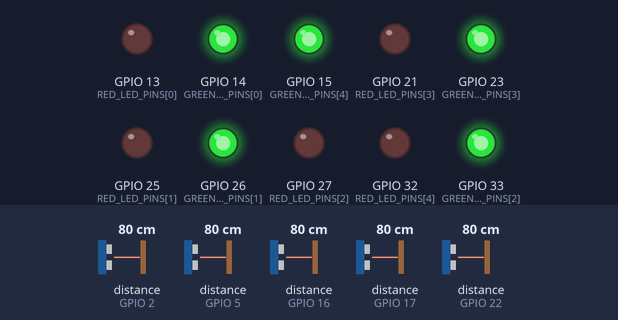
The sketch below on a simulated ESP32. Shown: output pins drawn as LEDs (lit = HIGH). The test bench sets the inputs (shaded band); at power-on: distance to the obstacle (sensors on GPIO 2, GPIO 5, GPIO 16, GPIO 17, GPIO 22) 80 cm. The echo pulse lasts 58.3 µs per cm; WiFi joins after 1.5 s; servers stay silent unless stated; pins used as bus, display or sensor lines are not drawn; what the sketch prints to the serial monitor is not drawn.

Above: at 5.9 s.
6.0 s: distance to the obstacle (sensor on GPIO 2) set to 2 cm
10.1 s: distance to the obstacle (sensor on GPIO 2) set to 10 cm
At 15.8 s:
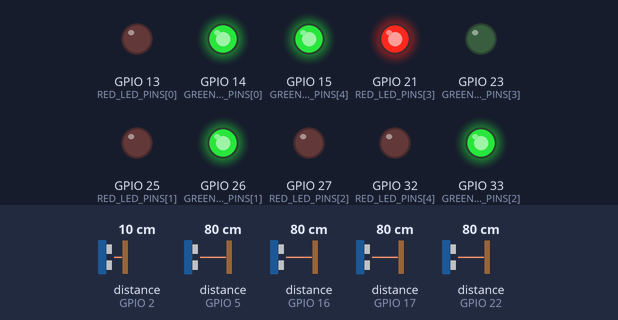
16.1 s: distance to the obstacle (sensor on GPIO 2) set to 13 cm
At 28.5 s:
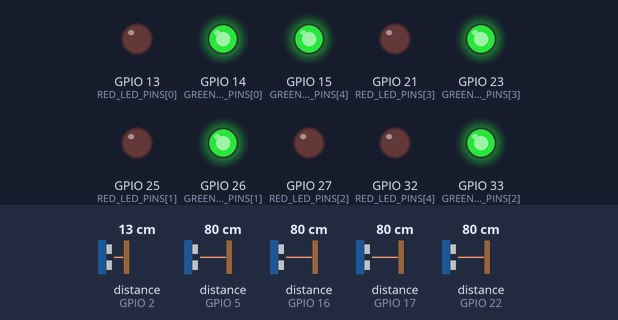
Timing chart, 0 to 28.8 s (numbered marks = the images above; inputs shaded):
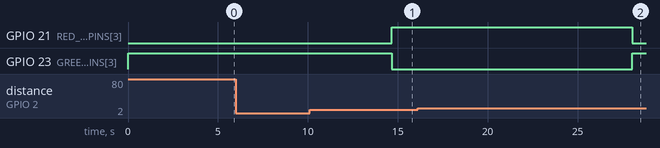

The sketch:

ultrasoundLED.ino
```cpp
#include <WiFi.h>

// ----------------------------------------------------
// 네트워크 및 C 서버 설정
// ----------------------------------------------------
const char* ssid = "iptime222";
const char* password = "12345678";


// 초음파 전용 ESP32 고정 IP
IPAddress local_IP(192, 168, 0, 101);
IPAddress gateway(192, 168, 0, 1);
IPAddress subnet(255, 255, 255, 0);
IPAddress primaryDNS(8, 8, 8, 8);

// C 서버 IP 및 포트 (192.168.0.7 / 10000)
const char* serverIP = "192.168.0.7";
const int serverPort = 10000;

// 지속 연결을 위한 전역 소켓 객체
WiFiClient client;
bool isServerAuthenticated = false; // 서버 OK 응답 인증 여부

// ----------------------------------------------------
// 핀 설정 (5개 구역)
// ----------------------------------------------------
// Trig 핀 5개 (사용하는 핀으로 수정 가능)
const int TRIG_PINS[5] = {4, 19, 4, 18, 18};

// Echo 핀 5개
const int ECHO_PINS[5] = {5, 17, 16, 2, 22};

// Red LED 핀 5개
const int RED_LED_PINS[5]   = {13, 25, 27, 21, 32};

// Green LED 핀 5개
const int GREEN_LED_PINS[5] = {14, 26, 33, 23, 15};

// ----------------------------------------------------
// 주차 상태 및 타이머 관리 변수 (5구역)
// ----------------------------------------------------
int confirmedStatus[5] = {0, 0, 0, 0, 0};
int lastStatus[5]      = {-1, -1, -1, -1, -1};

// 3초 타이머 관련 변수
unsigned long timerStartTime[5] = {0, 0, 0, 0, 0};
bool isWaitingTimer[5]          = {false, false, false, false, false};
int waitingTargetStatus[5]      = {0, 0, 0, 0, 0};
unsigned long lastLogTime[5]    = {0, 0, 0, 0, 0};

// 초음파 거리 측정 함수
long readDistance(int index) {
  long total = 0;
  int validReadings = 0;

  for (int i = 0; i < 2; i++) {
    digitalWrite(TRIG_PINS[index], LOW);
    delayMicroseconds(2);
    digitalWrite(TRIG_PINS[index], HIGH);
    delayMicroseconds(10);
    digitalWrite(TRIG_PINS[index], LOW);

    long duration = pulseIn(ECHO_PINS[index], HIGH, 15000); // 15ms 타임아웃 (약 2.5m)
    if (duration > 0) {
      total += (duration * 0.034 / 2);
      validReadings++;
    }
    delay(2);
  }

  if (validReadings == 0) return 999;
  return total / validReadings;
}

// LED 전체 상태 업데이트 함수 (5구역)
void updateLEDs() {
  for (int i = 0; i < 5; i++) {
    if (confirmedStatus[i] == 1) {
      // 주차 있음 -> 빨간색 ON, 초록색 OFF
      digitalWrite(RED_LED_PINS[i], HIGH);
      digitalWrite(GREEN_LED_PINS[i], LOW);
    } else {
      // 빈자리 -> 빨간색 OFF, 초록색 ON
      digitalWrite(RED_LED_PINS[i], LOW);
      digitalWrite(GREEN_LED_PINS[i], HIGH);
    }
  }
}

// C 서버 접속 및 인증 (ID:S 송신 후 OK 응답)
bool connectAndAuthenticateServer() {
  if (client.connected() && isServerAuthenticated) {
    return true;
  }

  Serial.println("\n[C 서버 접속 시도] " + String(serverIP) + ":" + String(serverPort));
  client.stop();

  if (!client.connect(serverIP, serverPort, 2000)) {
    Serial.println(" -> C 서버 연결 실패!");
    isServerAuthenticated = false;
    return false;
  }

  client.print("ID:S\n");
  Serial.println(" -> 1. 클라이언트 ID 송신 완료 (ID:S)");

  unsigned long timeout = millis();
  isServerAuthenticated = false;

  while (millis() - timeout < 3000) {
    if (client.available()) {
      String response = client.readStringUntil('\n');
      response.trim();

      if (response == "OK") {
        isServerAuthenticated = true;
        Serial.println(" -> 2. 서버 인증 성공 (OK 수신)! 소켓 연결을 유지합니다.");
        break;
      }
    }
    delay(10);
  }

  if (!isServerAuthenticated) {
    Serial.println(" -> 서버 OK 응답 없음. 접속 종료.");
    client.stop();
  }

  return isServerAuthenticated;
}

// 데이터 송신 함수
bool sendStatusData(String payload) {
  if (!client.connected() || !isServerAuthenticated) {
    if (!connectAndAuthenticateServer()) {
      return false;
    }
  }

  client.print(payload + "\n");
  client.flush();
  Serial.println(" -> [C 서버 전송 성공]: " + payload);
  return true;
}

// 시리얼 현황판 출력 (5구역)
void printDashboard() {
  Serial.print("\n[현재 주차 현황판] [ ");
  for (int i = 0; i < 5; i++) {
    Serial.print(confirmedStatus[i]);
    if (i < 4) Serial.print(" : ");
  }
  Serial.println(" ]");
}

void setup() {
  Serial.begin(115200);

  // 5개 구역 핀 모드 초기화
  for (int i = 0; i < 5; i++) {
    pinMode(TRIG_PINS[i], OUTPUT);
    pinMode(ECHO_PINS[i], INPUT);

    pinMode(RED_LED_PINS[i], OUTPUT);
    pinMode(GREEN_LED_PINS[i], OUTPUT);

    // 초기 상태: 빈자리 (초록색 ON, 빨간색 OFF)
    digitalWrite(RED_LED_PINS[i], LOW);
    digitalWrite(GREEN_LED_PINS[i], HIGH);
  }

  // Wi-Fi 연결 설정
  // if (!WiFi.config(local_IP, gateway, subnet, primaryDNS)) {
  //   Serial.println("고정 IP 설정 실패!");
  // }

  WiFi.begin(ssid, password);
  while (WiFi.status() != WL_CONNECTED) {
    delay(500);
    Serial.print(".");
  }

  Serial.println("\n=========================================");
  Serial.print("★ 5-구역 주차 감지 & LED 노드 준비 완료 (IP: ");
  Serial.print(WiFi.localIP());
  Serial.println(")");
  Serial.println("=========================================");

  connectAndAuthenticateServer();
}

void loop() {
  // Wi-Fi 재연결
  if (WiFi.status() != WL_CONNECTED) {
    WiFi.disconnect();
    WiFi.reconnect();
    delay(2000);
    return;
  }

  // C 서버 소켓 끊김 재연결
  if (!client.connected()) {
    isServerAuthenticated = false;
    connectAndAuthenticateServer();
  }

  unsigned long currentMillis = millis();

  // 1. 5개 초음파 감지 및 3초 필터링 타이머
  for (int i = 0; i < 5; i++) {
    long dist = readDistance(i);
    bool isDetected = (dist > 0 && dist <= 10); // 10cm 이하 감지
    int currentDetectedState = isDetected ? 1 : 0;

    if (currentDetectedState != confirmedStatus[i]) {
      if (!isWaitingTimer[i] || waitingTargetStatus[i] != currentDetectedState) {
        isWaitingTimer[i] = true;
        waitingTargetStatus[i] = currentDetectedState;
        timerStartTime[i] = currentMillis;
        lastLogTime[i] = currentMillis;

        if (currentDetectedState == 1) {
          Serial.printf("[%d번 자리] 차량 진입 감지! (3초 카운트 시작)\n", i + 1);
        } else {
          Serial.printf("[%d번 자리] 차량 이동 감지! (3초 카운트 시작)\n", i + 1);
        }
      } else {
        if (currentMillis - lastLogTime[i] >= 1000) {
          int elapsedSec = (currentMillis - timerStartTime[i]) / 1000;
          Serial.printf("[%d번 자리] 상태 변경 대기 중... (%d초 / 3초)\n", i + 1, elapsedSec);
          lastLogTime[i] = currentMillis;
        }

        if (currentMillis - timerStartTime[i] >= 3000) {
          confirmedStatus[i] = currentDetectedState;
          isWaitingTimer[i] = false;
          Serial.printf("★ [%d번 자리] 상태 확정 -> %d\n", i + 1, confirmedStatus[i]);

          // 확정 시 즉시 LED 갱신 및 시리얼 출력
          updateLEDs();
          printDashboard();
        }
      }
    } else {
      if (isWaitingTimer[i]) {
        isWaitingTimer[i] = false;
        Serial.printf("[%d번 자리] 감지 취소 (노이즈 회피)\n", i + 1);
      }
    }
  }

  // 2. 주차 상태 변동 시 C 서버로 5자리 전송 ("1:0:1:0:0")
  bool isChanged = false;
  for (int i = 0; i < 5; i++) {
    if (confirmedStatus[i] != lastStatus[i]) {
      isChanged = true;
      break;
    }
  }

  if (isChanged) {
    String payload = String(confirmedStatus[0]) + ":" +
                     String(confirmedStatus[1]) + ":" +
                     String(confirmedStatus[2]) + ":" +
                     String(confirmedStatus[3]) + ":" +
                     String(confirmedStatus[4]);

    if (sendStatusData(payload)) {
      for (int i = 0; i < 5; i++) {
        lastStatus[i] = confirmedStatus[i];
      }
    }
  }

  delay(200);
}
```

Measured:
- the behaviour switches between 11 and 12 cm on distance to the obstacle (sensor on GPIO 2) (found by bisection; images 1 and 2)
- after the input at 6.0 s, every drawn part: stays the same
- after the input at 16.1 s, GPIO 21 (RED_LED_PINS[3]): HIGH → LOW after 11.9 s; GPIO 23 (GREEN_LED_PINS[3]): LOW → HIGH after 11.9 s
